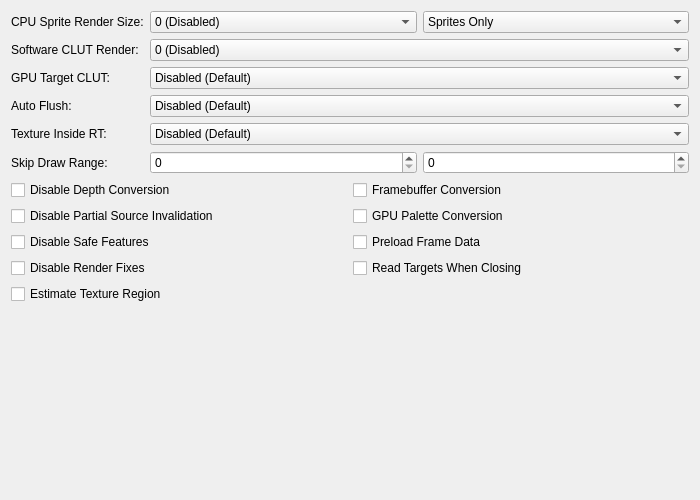
<?xml version="1.0" encoding="UTF-8"?>
<ui version="4.0">
 <class>GraphicsHardwareFixesSettingsTab</class>
 <widget class="QWidget" name="GraphicsHardwareFixesSettingsTab">
  <property name="geometry">
   <rect>
    <x>0</x>
    <y>0</y>
    <width>700</width>
    <height>500</height>
   </rect>
  </property>
  <property name="windowTitle">
   <string/>
  </property>
  <layout class="QGridLayout" name="gridLayout" columnstretch="0,1">
   <item row="3" column="1">
    <widget class="QComboBox" name="hwAutoFlush">
     <item>
      <property name="text">
       <string>Disabled (Default)</string>
      </property>
     </item>
     <item>
      <property name="text">
       <string>Enabled (Sprites Only)</string>
      </property>
     </item>
     <item>
      <property name="text">
       <string>Enabled (All Primitives)</string>
      </property>
     </item>
    </widget>
   </item>
   <item row="4" column="0">
    <widget class="QLabel" name="texInRTLabel">
     <property name="text">
      <string>Texture Inside RT:</string>
     </property>
    </widget>
   </item>
   <item row="5" column="0">
    <widget class="QLabel" name="skipDrawLabel">
     <property name="text">
      <string>Skip Draw Range:</string>
     </property>
    </widget>
   </item>
   <item row="1" column="1">
    <widget class="QComboBox" name="cpuCLUTRender">
     <property name="currentText">
      <string extracomment="0 (Disabled)">0 (Disabled)</string>
     </property>
     <property name="currentIndex">
      <number>0</number>
     </property>
     <item>
      <property name="text">
       <string>0 (Disabled)</string>
      </property>
     </item>
     <item>
      <property name="text">
       <string>1 (Normal)</string>
      </property>
     </item>
     <item>
      <property name="text">
       <string>2 (Aggressive)</string>
      </property>
     </item>
    </widget>
   </item>
   <item row="0" column="1">
    <layout class="QHBoxLayout" name="cpuCLUTRenderLayout" stretch="0,0">
     <item>
      <widget class="QComboBox" name="cpuSpriteRenderBW">
       <item>
        <property name="text">
         <string>0 (Disabled)</string>
        </property>
       </item>
       <item>
        <property name="text">
         <string>1 (64 Max Width)</string>
        </property>
       </item>
       <item>
        <property name="text">
         <string>2 (128 Max Width)</string>
        </property>
       </item>
       <item>
        <property name="text">
         <string>3 (192 Max Width)</string>
        </property>
       </item>
       <item>
        <property name="text">
         <string>4 (256 Max Width)</string>
        </property>
       </item>
       <item>
        <property name="text">
         <string>5 (320 Max Width)</string>
        </property>
       </item>
       <item>
        <property name="text">
         <string>6 (384 Max Width)</string>
        </property>
       </item>
       <item>
        <property name="text">
         <string>7 (448 Max Width)</string>
        </property>
       </item>
       <item>
        <property name="text">
         <string>8 (512 Max Width)</string>
        </property>
       </item>
       <item>
        <property name="text">
         <string>9 (576 Max Width)</string>
        </property>
       </item>
       <item>
        <property name="text">
         <string>10 (640 Max Width)</string>
        </property>
       </item>
      </widget>
     </item>
     <item>
      <widget class="QComboBox" name="cpuSpriteRenderLevel">
       <item>
        <property name="text">
         <string>Sprites Only</string>
        </property>
       </item>
       <item>
        <property name="text">
         <string>Sprites/Triangles</string>
        </property>
       </item>
       <item>
        <property name="text">
         <string>Blended Sprites/Triangles</string>
        </property>
       </item>
      </widget>
     </item>
    </layout>
   </item>
   <item row="4" column="1">
    <widget class="QComboBox" name="textureInsideRt">
     <item>
      <property name="text">
       <string>Disabled (Default)</string>
      </property>
     </item>
     <item>
      <property name="text">
       <string>Inside Target</string>
      </property>
     </item>
     <item>
      <property name="text">
       <string>Merge Targets</string>
      </property>
     </item>
    </widget>
   </item>
   <item row="1" column="0">
    <widget class="QLabel" name="swCLUTLabel">
     <property name="text">
      <string>Software CLUT Render:</string>
     </property>
    </widget>
   </item>
   <item row="6" column="0" colspan="2">
    <layout class="QGridLayout" name="hwFixesLayout">
     <item row="4" column="0">
      <widget class="QCheckBox" name="estimateTextureRegion">
       <property name="text">
        <string>Estimate Texture Region</string>
       </property>
      </widget>
     </item>
     <item row="3" column="0">
      <widget class="QCheckBox" name="disableRenderFixes">
       <property name="text">
        <string>Disable Render Fixes</string>
       </property>
      </widget>
     </item>
     <item row="3" column="1">
      <widget class="QCheckBox" name="readTCOnClose">
       <property name="text">
        <string>Read Targets When Closing</string>
       </property>
      </widget>
     </item>
     <item row="2" column="0">
      <widget class="QCheckBox" name="disableSafeFeatures">
       <property name="text">
        <string>Disable Safe Features</string>
       </property>
      </widget>
     </item>
     <item row="1" column="0">
      <widget class="QCheckBox" name="disablePartialInvalidation">
       <property name="text">
        <string>Disable Partial Source Invalidation</string>
       </property>
      </widget>
     </item>
     <item row="0" column="0">
      <widget class="QCheckBox" name="disableDepthEmulation">
       <property name="text">
        <string>Disable Depth Conversion</string>
       </property>
      </widget>
     </item>
     <item row="0" column="1">
      <widget class="QCheckBox" name="frameBufferConversion">
       <property name="text">
        <string>Framebuffer Conversion</string>
       </property>
      </widget>
     </item>
     <item row="1" column="1">
      <widget class="QCheckBox" name="gpuPaletteConversion">
       <property name="text">
        <string>GPU Palette Conversion</string>
       </property>
      </widget>
     </item>
     <item row="2" column="1">
      <widget class="QCheckBox" name="preloadFrameData">
       <property name="text">
        <string>Preload Frame Data</string>
       </property>
      </widget>
     </item>
    </layout>
   </item>
   <item row="3" column="0">
    <widget class="QLabel" name="hwAutoFlushLabel">
     <property name="text">
      <string>Auto Flush:</string>
     </property>
    </widget>
   </item>
   <item row="2" column="0">
    <widget class="QLabel" name="gpuTargetCLUTLabel">
     <property name="text">
      <string extracomment="CLUT: Color Look Up Table, often referred to as a palette in non-PS2 things.  GPU Target CLUT: GPU handling of when a game uses data from a render target as a CLUT.">GPU Target CLUT:</string>
     </property>
    </widget>
   </item>
   <item row="2" column="1">
    <widget class="QComboBox" name="gpuTargetCLUTMode">
     <item>
      <property name="text">
       <string>Disabled (Default)</string>
      </property>
     </item>
     <item>
      <property name="text">
       <string>Enabled (Exact Match)</string>
      </property>
     </item>
     <item>
      <property name="text">
       <string>Enabled (Check Inside Target)</string>
      </property>
     </item>
    </widget>
   </item>
   <item row="0" column="0">
    <widget class="QLabel" name="cpuCLUTRenderLabel">
     <property name="text">
      <string>CPU Sprite Render Size:</string>
     </property>
    </widget>
   </item>
   <item row="5" column="1">
    <layout class="QHBoxLayout" name="skipDrawLayout">
     <item>
      <widget class="QSpinBox" name="skipDrawStart">
       <property name="maximum">
        <number>10000</number>
       </property>
      </widget>
     </item>
     <item>
      <widget class="QSpinBox" name="skipDrawEnd">
       <property name="maximum">
        <number>10000</number>
       </property>
      </widget>
     </item>
    </layout>
   </item>
   <item row="7" column="0">
    <spacer name="verticalSpacer">
     <property name="orientation">
      <enum>Qt::Vertical</enum>
     </property>
     <property name="sizeHint" stdset="0">
      <size>
       <width>20</width>
       <height>0</height>
      </size>
     </property>
    </spacer>
   </item>
  </layout>
 </widget>
 <resources/>
 <connections/>
</ui>
